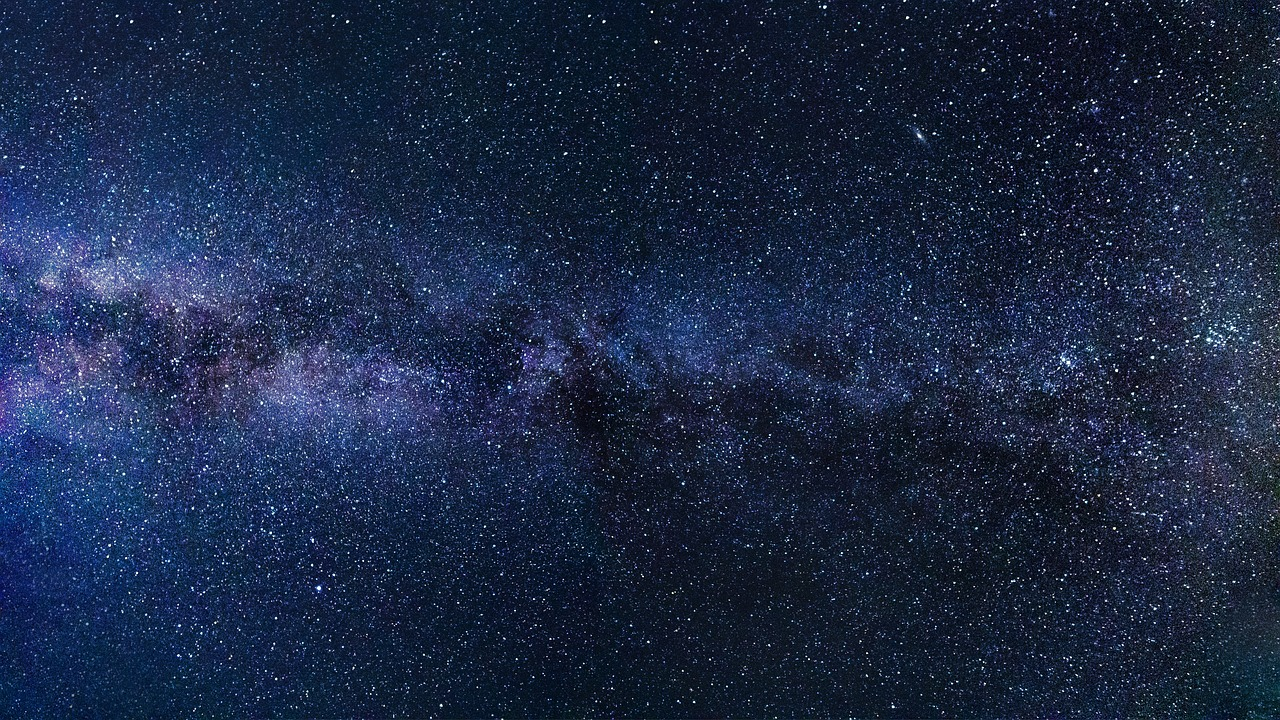
#> input picture images/milkyway.png, 1280 x 720 px, found by its file name
$ python 04.py
#> lines starting #> are read from the running program, lines starting #| are printed output that depends on the picture
import cv2

img1 = cv2.imread("/home/mahiroo/opencv_practice/images/milkyway.png")
#> img1 is the input picture: shape (720, 1280, 3); mean B, G, R 68.7, 40.5, 27.2
img2 = cv2.imread("/home/mahiroo/opencv_practice/images/aozora.png")
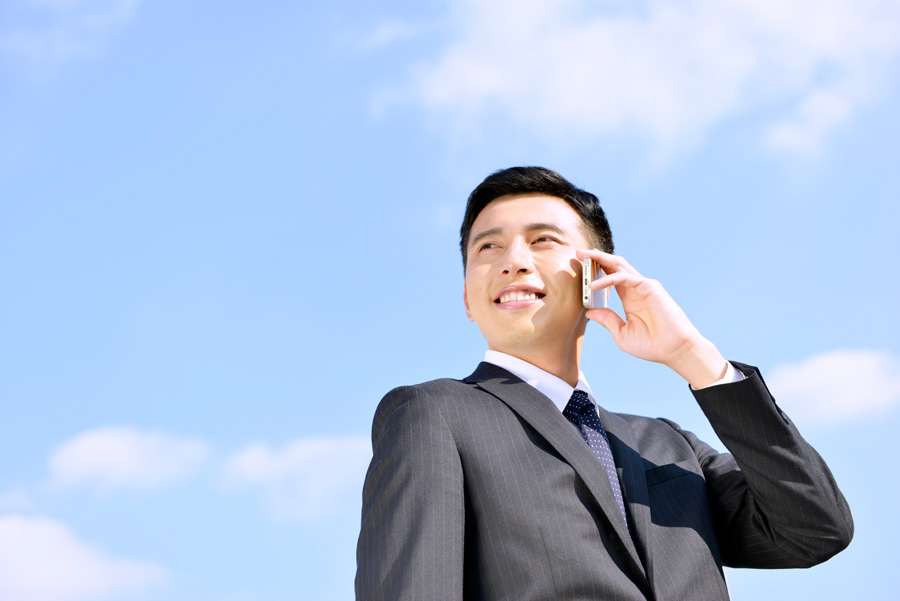
#> input picture images/aozora.png, 900 x 601 px, found by its file name
#> img2 is the input picture: shape (601, 900, 3); mean B, G, R 219.5, 190.8, 172

img1_resize = cv2.resize(img1, (1280,1000))
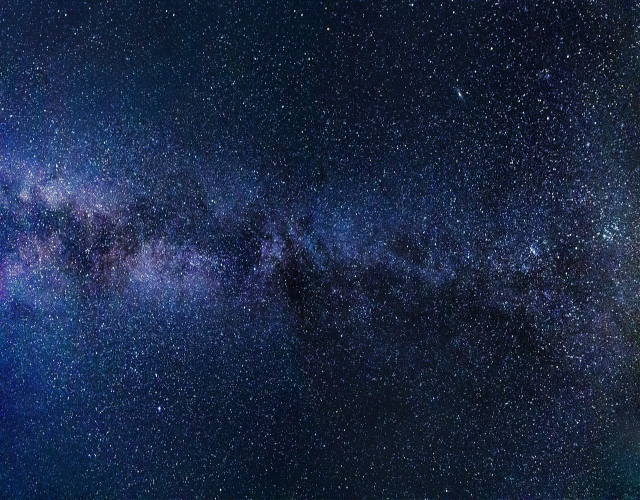
#> img1_resize: shape (1000, 1280, 3) (shown at 1/2 size); mean B, G, R 68.6, 40.4, 27.1
img2_resize = cv2.resize(img2, (1280,1000))
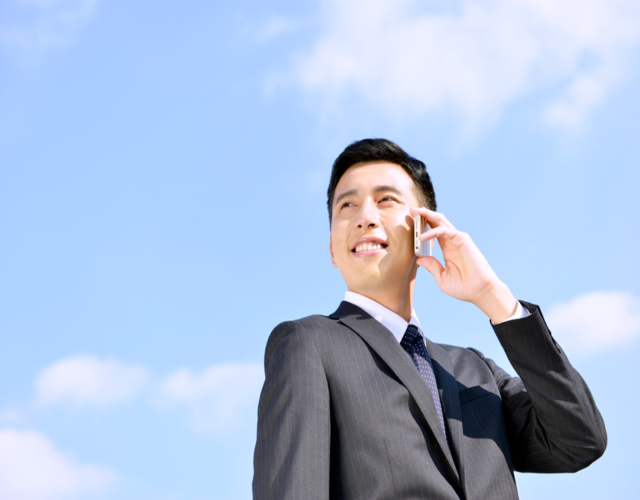
#> img2_resize: shape (1000, 1280, 3) (shown at 1/2 size); mean B, G, R 219.5, 190.7, 171.9

img_a= cv2.addWeighted(img1_resize, 0.5, img2_resize, 0.5, 2.2)
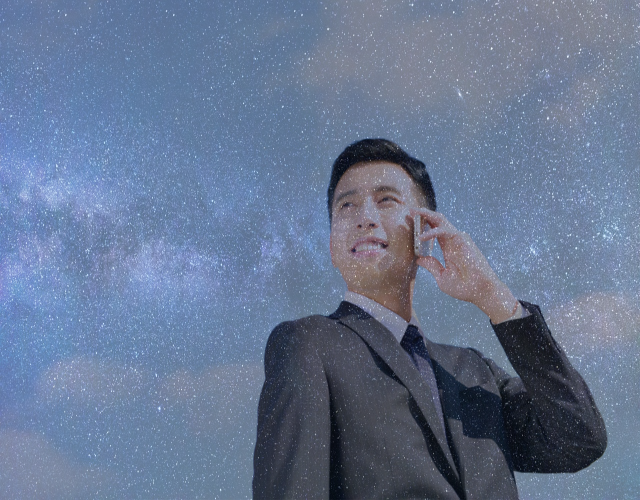
#> img_a: shape (1000, 1280, 3) (shown at 1/2 size); mean B, G, R 146.3, 117.8, 101.8

cv2.imshow('addWeighted', img_a)
cv2.waitKey(0)
